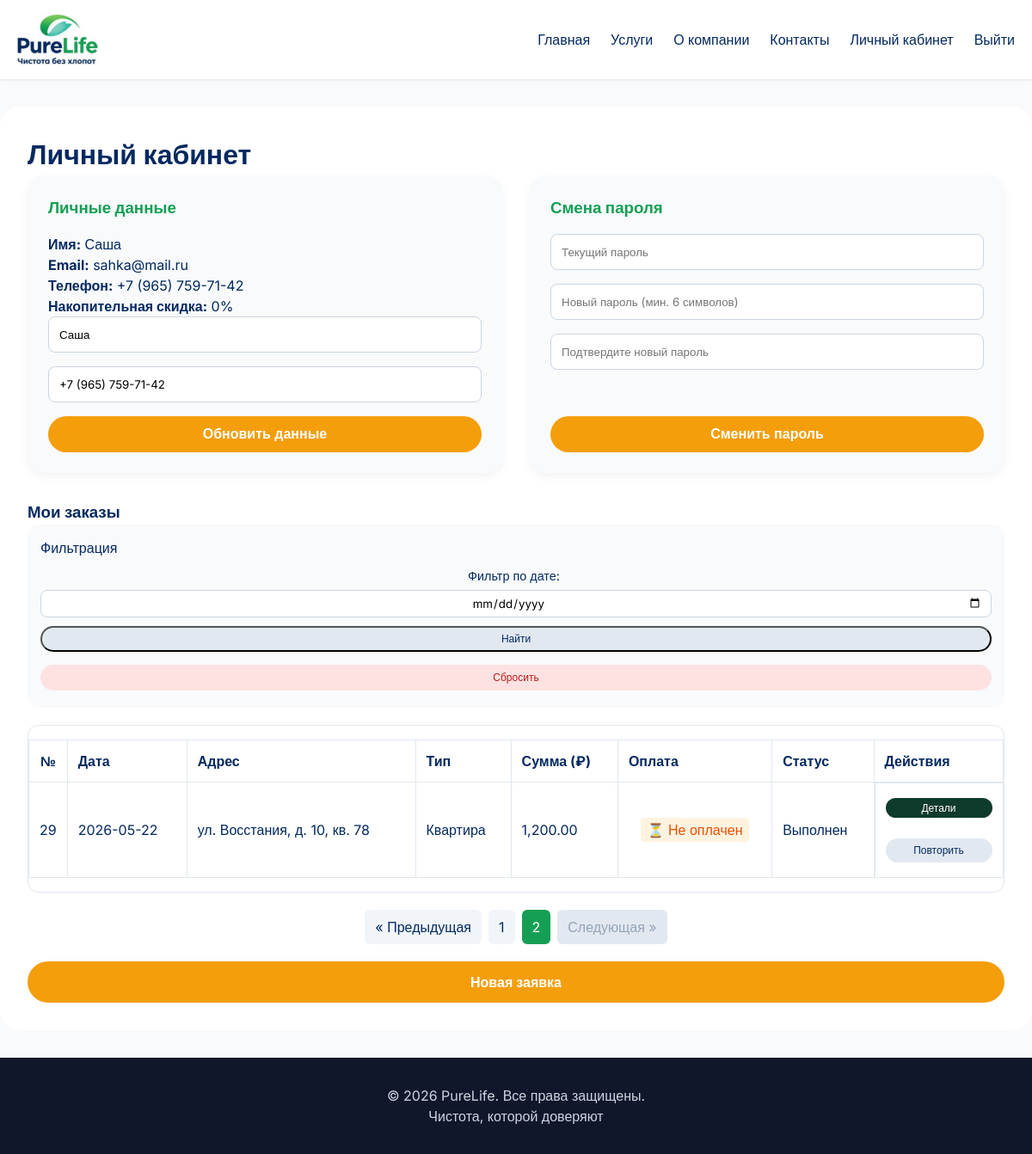
The page /profile.php?&page=2 (signed in) on the database its author committed.
### tables this page shows
CREATE TABLE `users` (
  `id` int NOT NULL AUTO_INCREMENT,
  `email` varchar(100) NOT NULL,
  `password_hash` varchar(255) NOT NULL,
  `name` varchar(100) NOT NULL,
  `phone` varchar(20) NOT NULL,
  `role` enum('admin','manager','client') DEFAULT 'client',
  `is_verified` tinyint(1) NOT NULL DEFAULT '0',
  `is_blocked` tinyint(1) NOT NULL DEFAULT '0',
  `verification_token` varchar(64) DEFAULT NULL,
  `verification_token_expires_at` datetime DEFAULT NULL,
  `last_verification_sent` datetime DEFAULT NULL,
  `created_at` timestamp NULL DEFAULT CURRENT_TIMESTAMP,
  PRIMARY KEY (`id`),
  UNIQUE KEY `email` (`email`),
  UNIQUE KEY `unique_email` (`email`),
  KEY `verification_token` (`verification_token`)
);

CREATE TABLE `orders` (
  `id` int NOT NULL AUTO_INCREMENT,
  `user_id` int NOT NULL,
  `status` enum('Новый','В работе','Выполнен','Отменён') NOT NULL DEFAULT 'Новый',
  `total_price` decimal(10,2) NOT NULL,
  `address` varchar(255) NOT NULL,
  `date` date NOT NULL,
  `time` time NOT NULL,
  `comment` text,
  `created_at` timestamp NULL DEFAULT CURRENT_TIMESTAMP,
  `property_type` enum('Квартира','Офис','Дом') NOT NULL DEFAULT 'Квартира',
  `employee_id` int DEFAULT NULL,
  `payment_type` enum('cash','online') NOT NULL DEFAULT 'cash',
  `payment_status` enum('pending','paid','failed','cash') NOT NULL DEFAULT 'pending',
  `is_canceled` tinyint(1) DEFAULT '0',
  `canceled_at` timestamp NULL DEFAULT NULL,
  `rescheduled_from` int DEFAULT NULL,
  PRIMARY KEY (`id`),
  KEY `user_id` (`user_id`),
  KEY `employee_id` (`employee_id`),
  CONSTRAINT `orders_ibfk_1` FOREIGN KEY (`user_id`) REFERENCES `users` (`id`) ON DELETE CASCADE,
  CONSTRAINT `orders_ibfk_2` FOREIGN KEY (`employee_id`) REFERENCES `employees` (`id`) ON DELETE SET NULL
);

### profile.php (the view, shortened to what this page needs)
<?php
require_once 'includes/db.php';
require_once 'includes/functions.php';
$userId = $_SESSION['user_id'];
    ?>
    <?php
$page = isset($_GET['page']) ? (int)$_GET['page'] : 1;
$limit = 5;
$offset = ($page - 1) * $limit;
$filter_date = isset($_GET['filter_date']) ? $_GET['filter_date'] : '';
$totalOrders = getTotalUserOrders($pdo, $userId, $filter_date);
$totalPages = ceil($totalOrders / $limit);
$orders = getUserOrdersPaginated($pdo, $userId, $limit, $offset, $filter_date);
$user = getUserById($pdo, $userId);
$userDiscount = getUserDiscount($pdo, $userId);
require_once 'includes/header.php';
?>
<div class="container profile-container">
    <h1>Личный кабинет</h1>
    <div class="profile-grid">
        <div class="profile-card">
            <h3>Личные данные</h3>
            <p><strong>Имя:</strong> <?= h($user['name']) ?></p>
            <p><strong>Email:</strong> <?= h($user['email']) ?></p>
            <p><strong>Телефон:</strong> <?= h($user['phone']) ?></p>
            <?php if ($_SESSION['role'] === 'client'): ?>
                <p><strong>Накопительная скидка:</strong> <?= $userDiscount ?>%</p>
            <?php else: ?>
                <p><strong>Роль:</strong>
                    <?= $_SESSION['role'] === 'admin' ? 'Администратор' : 'Менеджер' ?>
                </p>
            <?php endif; ?>
            <form method="POST">
                <input type="text" name="name" value="<?= h($user['name']) ?>" required placeholder="Имя">
                <input type="tel" name="phone" value="<?= h($user['phone']) ?>" required placeholder="Телефон">
                <button type="submit" name="update_profile" class="btn btn-primary">Обновить данные</button>
            </form>
        </div>
        <div class="profile-card">
            <h3>Смена пароля</h3>
            <form method="POST">
                <input type="password" name="current_password" placeholder="Текущий пароль" required>
                <input type="password" name="new_password" placeholder="Новый пароль (мин. 6 символов)" required>
                <input type="password" name="confirm_password" placeholder="Подтвердите новый пароль" required>
                <button type="submit" name="change_password" class="btn btn-primary change-password-btn">Сменить пароль</button>
            </form>
        </div>
    </div>
    <div class="profile-orders">
        <h3>Мои заказы</h3>
        <div class="search-form" style="margin-bottom: 20px;">
            <p>Фильтрация</p>
            <form class="profile-filter-form" method="GET" action="">
                <label>Фильтр по дате:</label>
                <input style="text-align: center;" type="date" name="filter_date" value="<?= h($filter_date) ?>">
                <button type="submit" class="btn-small">Найти</button>
                <a href="/profile.php" class="btn-small cancel">Сбросить</a>
            </form>
        </div>
        <?php if (count($orders) > 0): ?>
            <div class="table-wrapper">
                <table class="orders-table">
                    <thead>
                        <tr>
                            <th style="text-align:center;">№</th>
                            <th>Дата</th>
                            <th>Адрес</th>
                            <th>Тип</th>
                            <th>Сумма (₽)</th>
                            <th>Оплата</th>
                            <th>Статус</th>
                            <th style="width: 100px;">Действия</th>
                        </tr>
                    </thead>
                    <tbody>
                        <?php foreach ($orders as $order):
                            $isCanceled = $order['is_canceled'] ?? false;
                            $status = $order['status'];
                            $rowClass = '';
                        ?>
                            <tr class="<?= $rowClass ?>">
                                <td style="width: 1px; text-align:center;">
                                    <?php if ($status === 'Отменён' || $isCanceled): ?>
                                        <span class="canceled-id"><?= $order['id'] ?></span>
                                    <?php else: ?>
                                        <?= $order['id'] ?>
                                    <?php endif; ?>
                                </td>
                                 <td><?= $order['date'] ?></td>
                                 <td><?= h($order['address']) ?></td>
                                 <td><?= $order['property_type'] ?></td>
                                 <td><?= number_format($order['total_price'], 2) ?></td>
                                <td style="text-align: center;">
                                    <?php
                                    $paymentStatus = $order['payment_status'] ?? 'pending';
                                    if ($status === 'Отменён' || $isCanceled):
                                        if ($paymentStatus == 'paid'): ?>
                                            <span class="status-canceled">🔄 Возврат средств</span>
                                        <?php else: ?>
                                            <span class="status-pending">❌ Отменён (не оплачен)</span>
                                        <?php endif; ?>
                                    <?php else:
                                        if ($paymentStatus == 'paid'): ?>
                                            <span class="status-paid">✅ Оплачен</span>
                                        <?php elseif ($order['payment_status'] == 'cash'): ?>
                                            <span class="status-cash">💰 Наличными</span>
                                        <?php else: ?>
                                            <span class="status-pending">⏳ Не оплачен</span>
                                        <?php endif;
                                    endif; ?>
                                </td>
                                <td><?= $status ?></td>
                                <td class="btn-actions">
                                    <button style="margin-bottom: 19px" onclick="toggleOrderDetails(<?= $order['id'] ?>)" class="btn-small details-btn">Детали</button>
                                    <?php if ($status === 'Выполнен'): ?>
                                        <a href="/new-order.php?copy=<?= $order['id'] ?>" class="btn-small">Повторить</a>
                                    <?php endif; ?>
                                </td>
                            </tr>
                        <?php endforeach; ?>
                    </tbody>
                </table>
            </div>
            <?php
                $paginationBase = '?';
                echo renderPagination($page, $totalPages, $paginationBase, 'page');
            ?>
        <?php else: ?>
            <p>У вас пока нет заказов. <a href="/new-order.php">Сделать первый заказ</a></p>
        <?php endif; ?>
    </div>
    <a style="width: 100%" href="/new-order.php" class="btn btn-primary">Новая заявка</a>
</div>
<?php
require_once 'includes/footer.php';
?>

### assets/css/style.css (style rules this page uses)
* { margin: 0; padding: 0; box-sizing: border-box; }
html, body { height: 100%; margin: 0; padding: 0; }
body { display: flex; flex-direction: column; font-family: 'Inter', sans-serif; line-height: 1.5; color: #042960; background: #f8fafc; min-height: 100vh; }
.container { max-width: 1200px; margin: 0 auto; padding: 0 20px; }
.btn { display: inline-block; background-color: #f59e0b; color: white; padding: 0.75rem 1.5rem; border-radius: 30px; text-decoration: none; font-weight: 600; border: none; cursor: pointer; transition: background 0.2s, transform 0.1s; text-align: center; }
.btn-primary { background-color: #f59e0b; }
.btn-small { display: inline-block; background: #e2e8f0; color: #042960; padding: 0.3rem 0.8rem; border-radius: 20px; font-size: 0.75rem; text-decoration: none; margin: 5px 0; transition: all 0.2s; text-align: center; width: 100% !important; }
.btn-small.cancel { background: #fee2e2; color: #b91c1c; }
.btn-actions { display: grid; width: 150px; }
input, textarea, select { width: 100%; padding: 0.75rem; margin-bottom: 1rem; border: 1px solid #cbd5e1; border-radius: 8px; font-family: inherit; }
button { width: 100%; font-size: 1rem; }
.orders-table, .admin-table { width: 100%; border-collapse: collapse; background: white; overflow: hidden; margin: 1rem 0; }
.orders-table th, .admin-table th, .orders-table td, .admin-table td { border: 1px solid #e2e8f0; padding: 0.75rem; text-align: left; }
.table-wrapper { overflow-x: auto; margin: 1rem 0; border-radius: 12px; border: 1px solid #e2e8f0; }
.profile-container { background: white; border-radius: 24px; padding: 2rem; margin: 2rem auto; }
.profile-grid { display: grid; grid-template-columns: repeat(auto-fit, minmax(300px, 1fr)); gap: 2rem; margin-bottom: 2rem; }
.profile-card { background: #f8fafc; border-radius: 20px; padding: 1.5rem; box-shadow: 0 4px 12px rgba(0,0,0,0.05); }
.profile-card h3 { margin-top: 0; color: #159F54; margin-bottom: 1rem; }
.profile-card input { width: 100%; margin-bottom: 1rem; }
.details-btn { background: #0f3b2c !important; color: white !important; border: none !important; outline: none !important; box-shadow: none !important; }
.search-form { background: #f8fafc; padding: 15px; border-radius: 12px; margin-bottom: 40px; display: flex; flex-wrap: wrap; gap: 10px; align-items: flex-end; }
.search-form label { font-size: 0.9rem; margin-right: 5px; }
.search-form input, .search-form select { width: auto; margin-bottom: 0; padding: 6px 10px; }
.search-form .btn-small { padding: 6px 12px; }
.change-password-btn { margin: 38px 0 0 0; }
.profile-filter-form { display: grid; align-items: center; gap: 5px; width: 100%; text-align: center; }
.profile-filter-form input, .profile-filter-form button { text-align: center; }
.status-pending { background: #fff3e0; padding: 4px 8px; border-radius: 4px; color: #e65100; }
.profile-filter-form input { text-align: center; }

### rows shown on the page
users: name "Саша", email "sahka@mail.ru", phone "+7 (965) 759-71-42"
orders: id "29", date "2026-05-22", address "ул. Восстания, д. 10, кв. 78", property_type "Квартира", total_price "1,200.00", is_canceled "⏳ Не оплачен", status "Выполнен"

### other values the page prints
$userDiscount "0"
